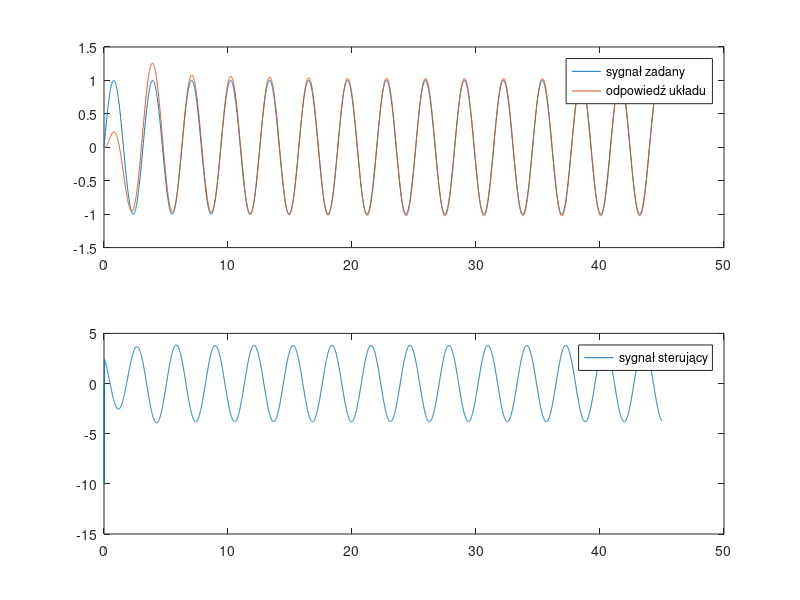

Here is the MATLAB script that generated this plot:
close all; clc; clear all;

%% 4.4 sprzężenie wyprzedzające
k = 6;
T_1 = 5.9;
T_2 = 0.8;
s = tf('s');
G_s = k/((1+s*T_1)*(1+s*T_2))
%nastawy PID
kp = 1.6;
Ti = 6;
Td = 0.08;
Tp = 0.01;

N = 4500;
t = 0:0.01:44.99;
%
w = sin(2*t);
y = zeros(1, N);
e = zeros(1, N);
u = zeros(1, N);
e(1) = 1;
e(2) = 1;
sumaUchybow = e(1) + e(2);
for i=3:N
    %obliczenie uchybu i dotychczasowej sumy uchybow
    e(i) = w(i) - y(i-1);
    sumaUchybow = sumaUchybow + e(i);
    %równanie (6)
    u(i) = kp*((e(i) + Tp/Ti*sumaUchybow + Td/Tp*(e(i)-e(i-1))));
    %4.4 sprzężenie wyprzedzające - sygnał sterujący
    uf = 4.72/6*(-4)*w(i)+6.7/6*2*cos(2*t(i))+1/6*w(i);
    u(i) = uf + u(i);
    %wyznaczone równanie rekursywne
    y(i) = (2-1.42*Tp)*y(i-1) + (-0.21*Tp^2+1.42*Tp-1)*y(i-2) + 1.27* Tp^2*u(i-2);
end
figure;
subplot(2, 1, 1);
plot(t, w);
hold on;
plot(t, y);
legend( 'sygnał zadany', 'odpowiedź układu');
subplot(2, 1, 2);
plot(t, u);
legend('sygnał sterujący');